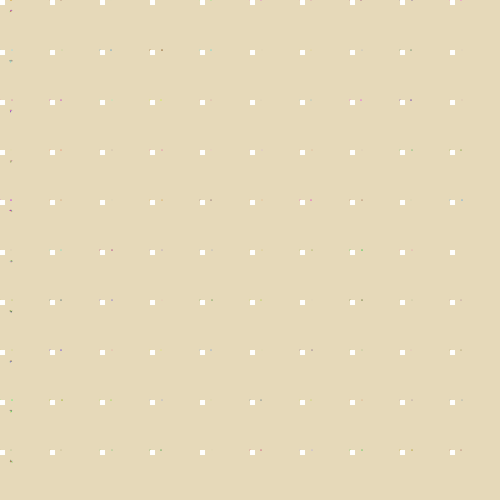
Frame 1 (no input)
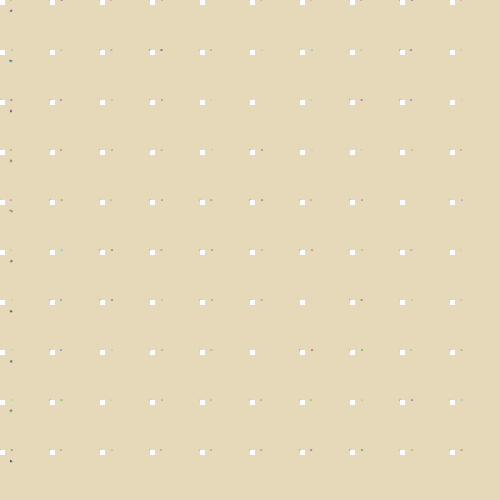
Frame 2 (the mouse pressed at the canvas centre, redrawn once)

The p5.js sketch that drew these frames (run headless with seeded random() and noise() and a simulated clock; the mouse was pressed at the canvas centre and the sketch redrawn once):

// p5.js sketch
// ── sketch.js
let mid = {};
let palette = [];
let bg;
let baseDarkColor;
let actualCanvasSize = {
  width: 500,
  height: 500
};
function setup() {
  //960,720;
  createCanvas(actualCanvasSize.width, actualCanvasSize.height);
  bg = qpColor("bg", "#E6D9B9");
  baseDarkColor = color("#3E352E");
  background(bg);
  //document.body.background.color = "#E6D9B9";
  mid = {
    x: width / 2,
    y: height / 2
  };
  noLoop();
  setupSeed();
}

function draw() {
  noStroke();
  var amount = 10;
  var density = {
    x: actualCanvasSize.width / 10,
    y: actualCanvasSize.height / 10
  };
  const grid = gridPoints(
    actualCanvasSize.width,
    actualCanvasSize.height,
    density
  );
  console.log(grid);
  grid.forEach(gridPoint => {
    drawBlob(gridPoint);
  });
  grid.forEach(gridPoint => {
    drawGridPoint(gridPoint);
  });
}

let numberOfPointsRange = { min: 4, max: 4 };
let blobWidthRange = { min: 10, max: 12 };
let blobHeightRange = { min: 10, max: 12 };
function randomRange(range) {
  if (range.min === range.max) return range.min;
  return random(range.min, range.max);
}
function drawBlob(gridPoint) {
  //console.log("drawBlob", gridPoint);
  let { x, y } = gridPoint;
  const factor = 0;
  x = fuzz(x, factor);
  y = fuzz(y, factor);
  let numberOfPoints = randomRange(numberOfPointsRange);
  let w = randomRange(blobWidthRange);
  let h = randomRange(blobHeightRange);
  var points = makeFuzzyRectanglePoints(w, h, x, y, numberOfPoints);
  //stroke(color("red"));
  let alpha = chooseAlpha(y, actualCanvasSize.height) * 2;
  //fill(ca(baseDarkColor, alpha));
  fill(randomColor());
  beginShape();
  var i = 0;
  points.forEach(p => {
    //curveVertex(p.x, p.y);
    ellipse(p.x, p.y, 1, 1);
  });
  endShape(CLOSE);
  // points.forEach(p => {
  //   fill("red");
  //   text(i, p.x, p.y);
  //   i++;
  // });
}

function makeFuzzyRectanglePoints(w, h, x, y, numberOfPoints) {
  if (numberOfPoints < 4) {
    numberOfPoints = 4;
  }
  let top = [];
  let right = [];
  let bottom = [];
  let left = [];
  // for now divide the points evenly among the sides
  // but it'd probably be better to consider the size of the side
  let pointsPerSide = Math.ceil(numberOfPoints / 4);
  let padding = {
    w: Math.ceil(w / pointsPerSide),
    h: Math.ceil(h / pointsPerSide)
  };
  let factor = { w: 10, h: 10 };
  factor = { w: 0, h: 0 };
  for (let i = 0; i < pointsPerSide; i++) {
    top.push({
      x: x + fuzz(i * padding.w, factor.h),
      y: fuzz(y, factor.h)
    });
    right.push({
      x: x + fuzz(padding.w, factor.h),
      y: y + fuzz(i * padding.h, factor.w)
    });
    bottom.push({
      x: w + fuzz(i * padding.w, factor.h),
      y: fuzz(y, factor.h) + h
    });
    left.push({
      x: x + fuzz(padding.w, factor.h),
      y: y + fuzz(i * padding.h, factor.w)
    });
  }
  bottom.reverse();
  left.reverse();
  var results = [...top, ...right, ...bottom, ...left];
  debugger;
  console.table(results);
  return results;
}

function drawGridPoint(gridPoint) {
  fill("#fff");
  rect(gridPoint.x, gridPoint.y, 5, 5);
}

function gridPoints(w, h, padding = { x: 0, y: 0 }, padFirst = false) {
  const points = [];
  const start = padFirst ? padding : { x: 0, y: 0 };
  for (var y = start.y; y < h; y += padding.y) {
    for (var x = start.x; x < w; x += padding.x) {
      points.push({ x, y });
    }
  }
  return points;
}
function polygonPoints(radius, numberOfPoints, { x = 0, y = 0, ao = 0 } = {}) {
  var angle = TWO_PI / numberOfPoints;
  const results = [];
  for (var a = 0; a < TWO_PI; a += angle) {
    var sx = x + cos(a + ao) * radius;
    var sy = y + sin(a + ao) * radius;
    results.push({ x: sx, y: sy });
  }
  return results;
}

function chooseAlpha(y, height) {
  // Darkest near the top, lighter at the bottom
  let m = map(y, 0, height, 0, 128);
  if (y < height / 3) {
    //m = 255;
  }
  if (Math.ceil(random(0, 100)) === 69) {
    m = 0;
  }
  return m;
}

function setupSeed() {
  const fromLocation = new URL(document.location).searchParams.get("seed");
  if (fromLocation) {
    window.seed = parseFloat(fromLocation);
  } else {
    window.seed = ceil(random(0, 1000000));
  }
  console.log(window.seed);
  randomSeed(window.seed);
}

function randomFromArray(arr) {
  const i = Math.floor(random(0, arr.length));
  return arr[i];
}

function qp(name, def, customParser) {
  let value = new URL(document.location).searchParams.get(name);
  if (value === null || value === undefined || value === "") {
    value = def;
  }
  if (customParser) {
    value = customParser(value);
  } else {
    if (!isNaN(value)) {
      value = parseFloat(value);
    }
  }
  console.log("qp", name, value, def);
  return value;
}
function qpColor(name, def) {
  return qp(name, def, v => {
    if (v) {
      if (v.indexOf("#") > -1) {
        return v;
      }
      return "#" + v;
    }
    return v;
  });
}

function mouseReleased() {
  if (mouseReleased.isCurrentlyPaused) {
    console.log("resumed");
    mouseReleased.isCurrentlyPaused = false;
    return loop();
  }
  mouseReleased.isCurrentlyPaused = true;
  noLoop();
  console.log("paused");
}

function ca(c, a) {
  const result = color(c);
  if (a !== undefined) {
    result.setAlpha(a);
  }
  return result;
}

function randomColorFromPallete() {
  let x = randomFromArray(palette);
  x = x.levels;
  let r = color(x[0], x[1], x[2]);
  return r;
}

function randomFromArray(arr) {
  const i = Math.floor(random(0, arr.length));
  return arr[i];
}
function fuzz(i, fuzzFactor) {
  let r = random(i - fuzzFactor, i + fuzzFactor);
  return r;
}

function randomColor() {
  return color(random(255), random(255), random(255), random(255));
}
